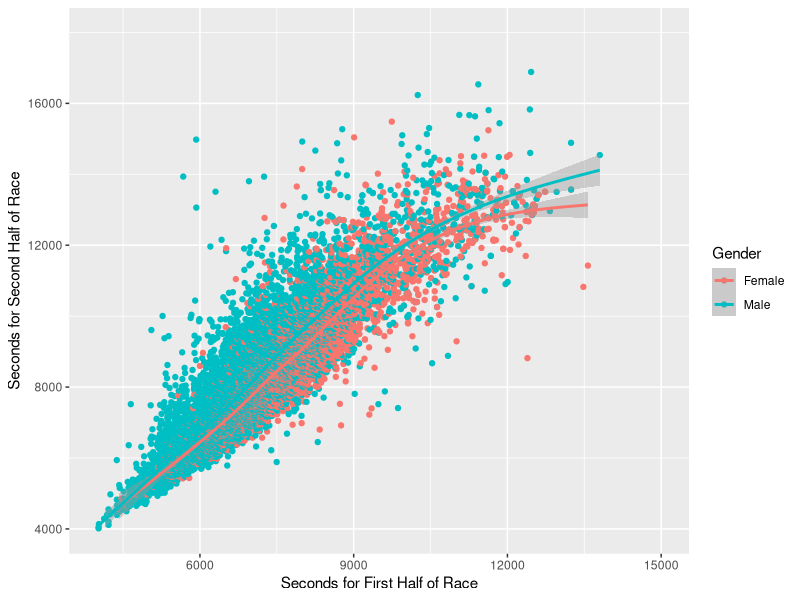
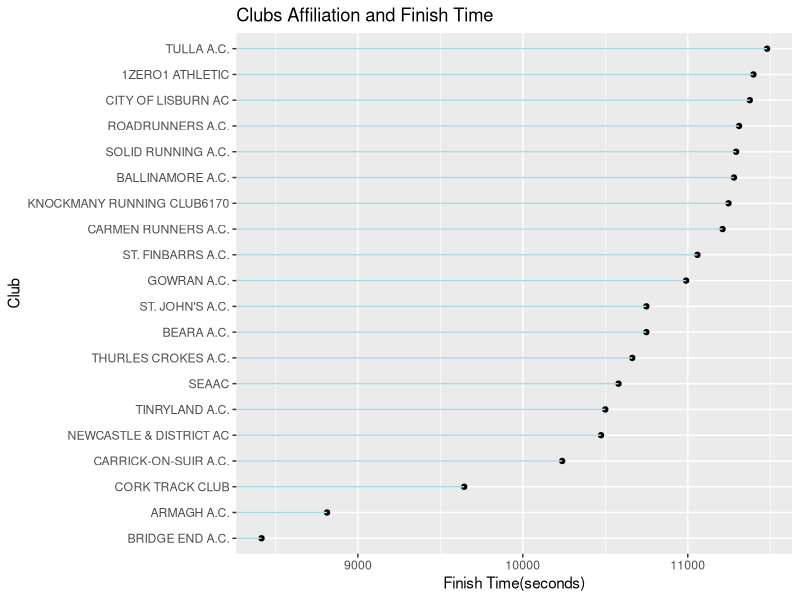
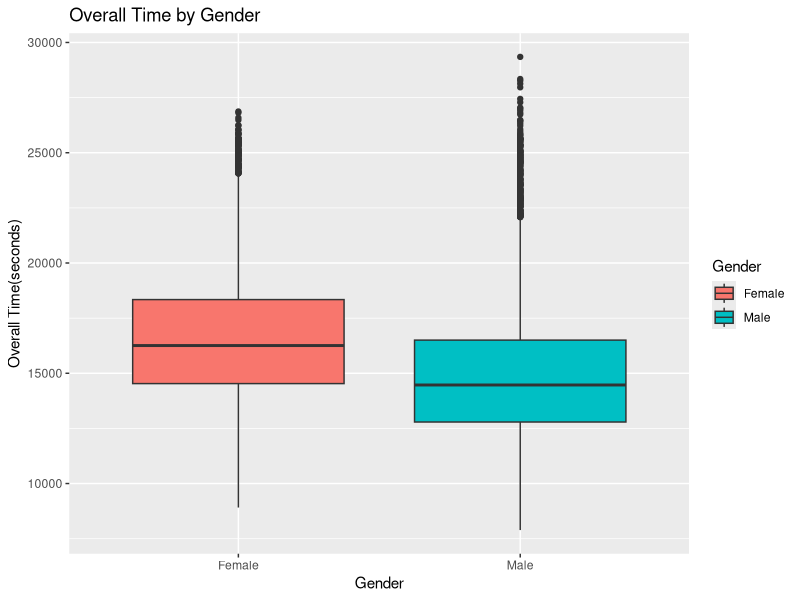
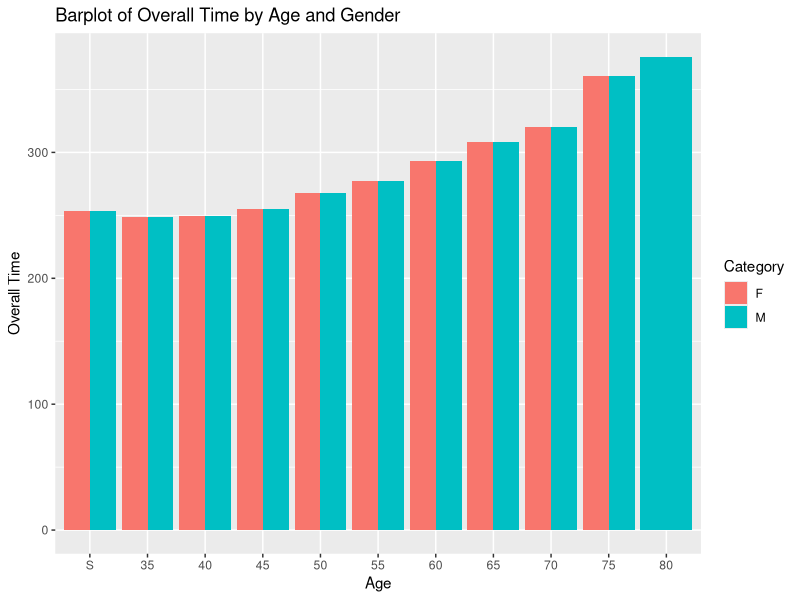
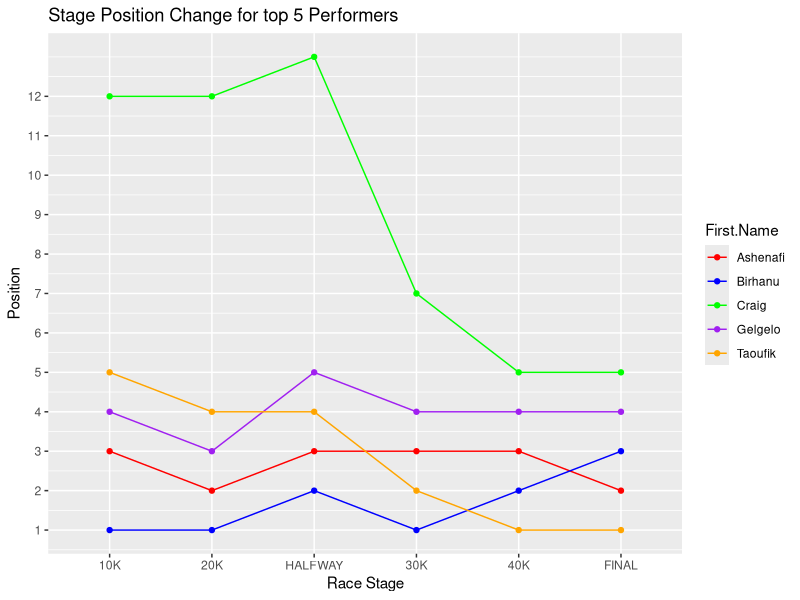

These figures' R source, in order:
## ---- chunk 1
knitr::opts_chunk$set(echo = TRUE)
## ---- chunk 2
library(dplyr)
library(tidyverse)
library(ggplot2)
library(GGally)

# Load DataSet
marathon_data <- read.csv('dublin2022marathon.csv')

# Identify columns with missing values
missing_cols <- colnames(marathon_data)[colSums(is.na(marathon_data)|
                                                  marathon_data == "") > 0]

# Fill missing value Club column with UNKNOWN value to avoid data discrepancy
marathon_data$Club <- ifelse(is.na(marathon_data$Club) | 
                               marathon_data$Club == "" | 
                               marathon_data$Club == " ", "UNKNOWN",
                             marathon_data$Club)

# Remove uninformative columns
marathon_data <- select(marathon_data, -c("Photo", "YouTube", "Share",
                                          "Chip.Time", "Chip.Position"))

# Move values with DNF (did not finish) data as a different dataset to investigate further based on age and gender on why they were not able to finish the marathon
dnf_rows <- apply(marathon_data, 1, function(row) any(row == "DNF"))
dnf_data <- marathon_data[dnf_rows, ]

# Remove DNF values from dataset
marathon_data <- marathon_data[!dnf_rows, ]

# Check for any duplicated values
columns_to_check <- c("First.Name", "Surname", "Gender", "Gender.Position",
                      "Category", "Category.Position", "Club",
                      "Overall.Position")

duplicate_rows <- duplicated(marathon_data[, columns_to_check])
duplicate_data <- marathon_data[duplicate_rows, ]

# Remove rows with missing values - only around 500 entries
missing_rows <- apply(marathon_data, 1,
                      function(row) any(is.na(row) | row == ""))
missing_data <- marathon_data[missing_rows, ]

marathon_data <- marathon_data[!missing_rows, ]
## ---- chunk 3

marathon_data$Gender <- as.factor(marathon_data$Gender)
marathon_data <- marathon_data |>
  mutate(
    FinalInSec = period_to_seconds(hms(Gun.Time)),
    MidInSec = period_to_seconds(hms(HALFWAY))
    )

marathon_data <- marathon_data |>
  mutate(SecondHalfSec = FinalInSec - MidInSec) 

ggplot(marathon_data, 
       aes(x=MidInSec, y=SecondHalfSec, colour = Gender)) + 
  geom_jitter() +
  geom_smooth() +
  scale_x_continuous(limits = c(4000, 15000)) + 
  scale_y_continuous(limits = c(4000, 18000)) + 
  xlab("Seconds for First Half of Race") + 
  ylab("Seconds for Second Half of Race")

pval<-t.test(marathon_data$MidInSec, marathon_data$SecondHalfSec, 
          paired = T)$p.value
## ---- chunk 4

club_summary <- marathon_data %>%
  group_by(Club) %>%
  summarise(
    MeanOverall = mean(FinalInSec, na.rm = TRUE),
    MedianOverall = median(FinalInSec, na.rm = TRUE),
    MinOverall = min(FinalInSec, na.rm = TRUE),
    MaxOverall = max(FinalInSec, na.rm = TRUE)
  )

top_clubs <- club_summary %>%
  arrange(MedianOverall) %>%
  slice_head(n = 20) 

# Visualize relationship between Club Affiliation and Overall Time
ggplot(top_clubs, aes(x = reorder(Club, MedianOverall), y = MedianOverall)) +
  geom_point() +
  geom_segment(aes(xend = fct_reorder(Club, MedianOverall)), yend = 0, col = "lightblue") +
  labs(title = "Clubs Affiliation and Finish Time") +
  xlab("Club")+ ylab("Finish Time(seconds)")+
  coord_flip()

filtered_data <- marathon_data %>%
  filter(Club != "UNKNOWN")%>%
  select(Club, FinalInSec)

anova_result <- aov(FinalInSec ~ Club, data = filtered_data)
a<-summary(anova_result)
a1<-cor.test(club_summary$MeanOverall, club_summary$MedianOverall)
## ---- chunk 5

t<-t.test(FinalInSec ~ Gender, data = marathon_data)

ggplot(marathon_data, aes(x = Gender, y = FinalInSec,fill = Gender)) +
  geom_boxplot() +
  labs(title = "Overall Time by Gender",
       x = "Gender",
       y = "Overall Time(seconds)")
## ---- chunk 6

marathon_data<- marathon_data |>
 select(1:21) |>
separate(Category,into=c('Category','Age'),sep=1)
 
marathon_data <- marathon_data |>
  mutate(
    FinalInMins = period_to_seconds(hms(Gun.Time))/60)

# Summarize data by Age_Category
summary_by_age <- marathon_data %>%
  group_by(Age) %>%
  reframe(
    Category,
    Mean_Time = mean(FinalInMins, na.rm = TRUE),
    Median_Time = median(FinalInMins, na.rm = TRUE),
    SD_Time = sd(FinalInMins, na.rm = TRUE),
    Total_Participants = n()
  )

# Visualize Performance Metrics
ggplot(summary_by_age, aes(x = factor(Age, levels = c('S','35','40','45','50','55','60','65','70','75','80')), 
                           y = Mean_Time, fill = Category)) +
  geom_bar(stat = "identity", position = "dodge") +
  labs(title = "Barplot of Overall Time by Age and Gender",
       x = "Age",
       y = "Overall Time") 

## ---- chunk 7
marathon_data<- marathon_data |>
  mutate(Overall.Position=as.numeric(Overall.Position))

top_three_performers <- marathon_data %>%
  arrange(Overall.Position) %>%
  head(5) %>% 
  mutate(across(starts_with(c("Overall.Position", "Stage.Position")),
                as.character)) %>%
  pivot_longer(cols = starts_with(c("Stage.Position", "Overall.Position")),
               names_to = "Stage",
               values_to = "Position") %>%
  mutate(Stage = forcats::fct_inorder(Stage),
         Position = as.numeric(Position))  

ggplot(top_three_performers, aes(x = Stage, y = Position, 
                                color = First.Name, 
                                group = paste(First.Name, Surname))) +
  geom_line() +
  geom_point() +
  labs(x = "Race Stage",
       y = "Position",
       title = "Stage Position Change for top 5 Performers") +
  scale_color_manual(values = c("red", "blue", "green", "purple", "orange")) +
  scale_x_discrete(labels = c("10K", "20K", "HALFWAY", "30K", "40K", "FINAL")) +
  scale_y_continuous(breaks =seq(1,12,1))

